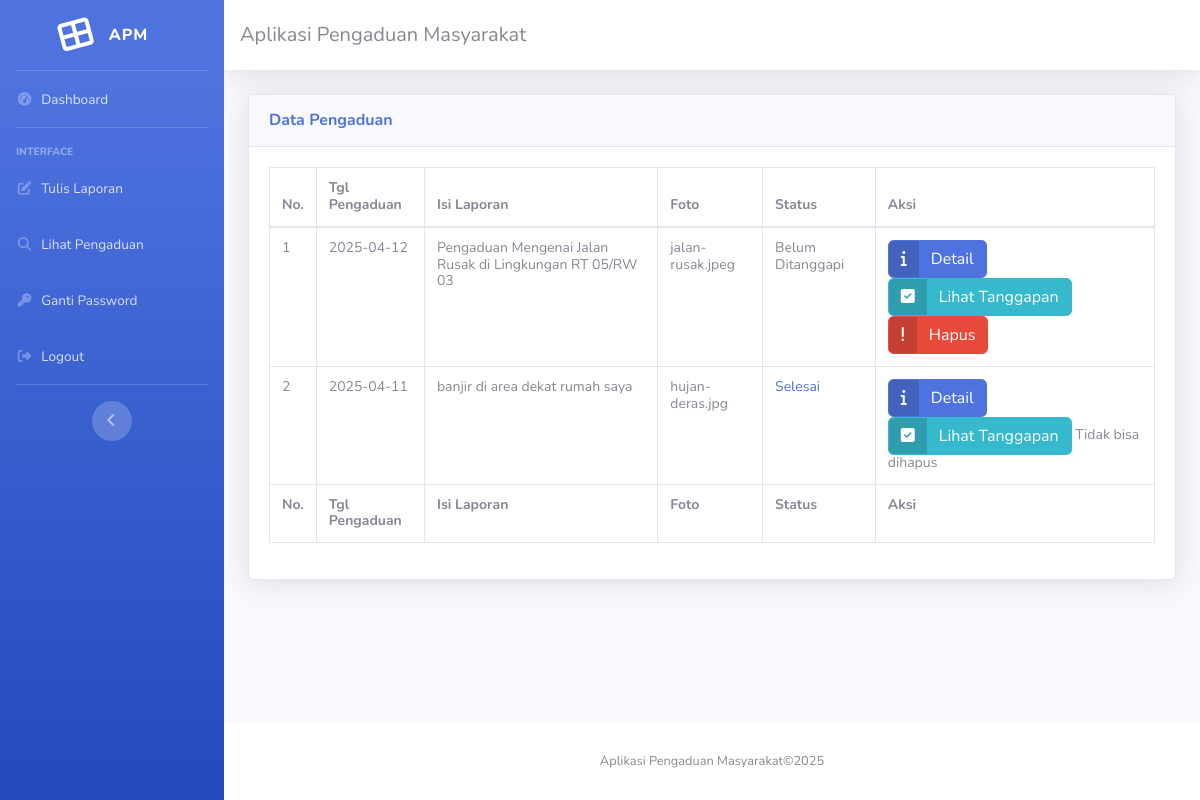
Screenshot of /masyarakat.php?url=lihat-pengaduan (signed in) with the database file from the repository.
### tables this page shows
CREATE TABLE `pengaduan` (
  `id_pengaduan` int(11) NOT NULL,
  `tgl_pengaduan` date NOT NULL,
  `nik` char(16) NOT NULL,
  `isi_laporan` text NOT NULL,
  `foto` varchar(255) NOT NULL,
  `status` enum('0','proses','selesai','ditolak') NOT NULL
);

### lihat_pengaduan.php (the view)
<div class="card shadow mb-4">
    <div class="card-header py-3">
        <h6 class="m-0 font-weight-bold text-primary">Data Pengaduan</h6>
    </div>
    <div class="card-body" style="font-size: 14px;">
        <div class="table-responsive">
            <table class="table table-bordered" id="dataTable" width="100%" cellspacing="0">
                <thead>
                    <tr>
                        <th>No.</th>
                        <th>Tgl Pengaduan</th>
                        <th>Isi Laporan</th>
                        <th>Foto</th>
                        <th>Status</th>
                        <th>Aksi</th>
                    </tr>
                </thead>
                <tfoot>
                    <tr>
                        <th>No.</th>
                        <th>Tgl Pengaduan</th>
                        <th>Isi Laporan</th>
                        <th>Foto</th>
                        <th>Status</th>
                        <th>Aksi</th>
                    </tr>
                </tfoot>
                <tbody>
                    <?php
                    include 'koneksi.php';
                    $sql = "SELECT*FROM pengaduan WHERE nik='$_SESSION[nik]' ORDER BY id_pengaduan DESC";
                    $query = mysqli_query($koneksi, $sql);
                    $no = 1;
                    while ($data = mysqli_fetch_array($query)) {
                    ?>
                        <tr>
                            <td><?= $no++; ?></td>
                            <td><?= $data['tgl_pengaduan']; ?></td>
                            <td><?= $data['isi_laporan']; ?></td>
                            <td><?= $data['foto']; ?></td>
                            <td><?php
                                    if ($data['status'] == '0') {
                                        echo "Belum Ditanggapi";
                                    } elseif ($data['status'] == 'proses') {
                                        echo "<span class='text-warning'>Sedang Diperoses</span>";
                                    } elseif ($data['status'] == 'selesai') {
                                        echo "<span class='text-primary'>Selesai</span>";
                                    } elseif ($data['status'] == 'ditolak') {
                                        echo "<span class='text-danger'>Ditolak</span>";
                                    } else {
                                        echo $data['status'];
                                    }
                                    ?></td>
                            <td>
                                <a href="?url=detail-pengaduan&id=<?= $data['id_pengaduan']; ?>" class="btn btn-primary btn-icon-split">
                                    <span class="icon text-white-5">
                                        <i class="fa fa-info"></i>
                                    </span>
                                    <span class="text"> Detail </span>
                                </a>
                                <a href="?url=lihat-tanggapan&id=<?= $data['id_pengaduan']; ?>" class="btn btn-info btn-icon-split">
                                    <span class="icon text-white-5">
                                        <i class="fa fa-check-square"></i>
                                    </span>
                                    <span class="text"> Lihat Tanggapan </span>
                                </a>
                                <?php if ($data['status'] == 0): ?>
                                    <a href="proses_hapus_pengaduan.php?id=<?= $data['id_pengaduan']; ?>"
                                        onclick="return confirm('Yakin ingin menghapus pengaduan ini?')"
                                        class="btn btn-danger btn-icon-split"><span class="icon text-white-5">
                                            <i class="fa fa-exclamation"></i>
                                        </span>
                                        <span class="text"> Hapus </span></a>
                                <?php else: ?>
                                    <span class="text-muted">Tidak bisa dihapus</span>
                                <?php endif; ?>
                            </td>
                        </tr>
                    <?php
                    }
                    ?>
                </tbody>
            </table>
        </div>
    </div>
</div>

### rows the page displays
pengaduan: tgl_pengaduan "2025-04-12", isi_laporan "Pengaduan Mengenai Jalan Rusak di Lingkungan RT 05/RW 03", foto "jalan-rusak.jpeg", status "Belum Ditanggapi"
pengaduan: tgl_pengaduan "2025-04-11", isi_laporan "banjir di area dekat rumah saya", foto "hujan-deras.jpg", status "Selesai"
